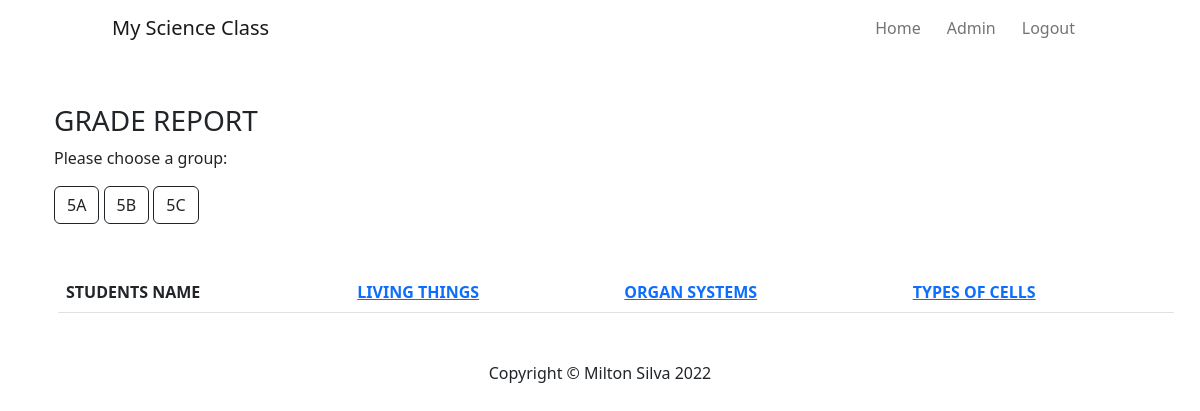
Page /report (signed in) on the earlier database version.
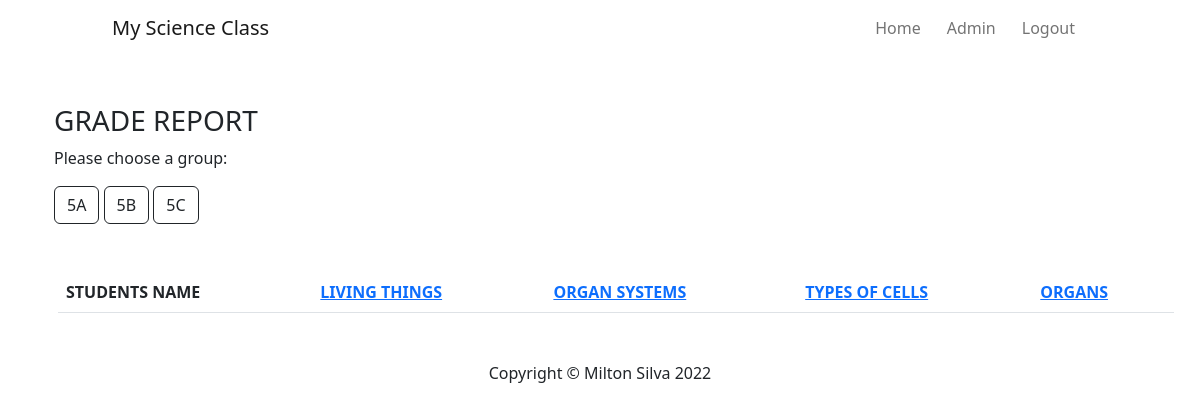
Same page on the later database version.
### databases.py (models this page shows)
class Activity(db.Model):
    __tablename__ = "activities"
    id = db.Column(db.Integer, primary_key=True)
    activity_name = db.Column(db.String(100), nullable=False)
    rubric_id = db.Column(db.Integer, db.ForeignKey("rubrics.id"))
    rubric = relationship("Rubric", back_populates="activity")
    goal_id = db.Column(db.String(15), db.ForeignKey("goals.code"))
    goal = relationship("Goal", back_populates="activity")
    item_grade = relationship("ItemGrade", back_populates="activity")
    activity_grade = relationship("ActivityGrade", back_populates="activity")

### main.py (the view)
@app.route("/report")
@login_required
@admin_only
def grades_report():
    activities_data = Activity.query.all()
    activities = [activity for activity in activities_data]
    return render_template('report.html', current_user=current_user, headers=activities)

### main.py (called while the page is built)
@login_manager.user_loader
def load_user(user_id):
    return User.query.get(int(user_id))

def admin_only(f):
    @wraps(f)
    def decorated_function(*args, **kwargs):
        if current_user.group != "ADMIN":
            return abort(403)
        return f(*args, **kwargs)
    return decorated_function

### templates/report.html (shortened to what this page needs)
{% extends 'base.html' %}
{% import "bootstrap/wtf.html" as wtf %}
{% block page_content %}
<div class="container mt-5">
    <h3>GRADE REPORT</h3>
    <p>Please choose a group: </p>
    <a href="{{ url_for('report_per_group', group='5A') }}"><button type="button" class="btn btn-outline-dark">5A</button></a>
    <a href="{{ url_for('report_per_group', group='5B') }}"><button type="button" class="btn btn-outline-dark">5B</button></a>
    <a href="{{ url_for('report_per_group', group='5C') }}"><button type="button" class="btn btn-outline-dark">5C</button></a>
</div>
<div class="mt-5">
    <table class="table table-hover">
        <thead>
            <tr class="table__header">
                <th class="table__cell">STUDENTS NAME</th>
                {% for header in headers %}
                <th class="table__cell"><a href="{{ url_for('grade_activity', activity_id=header.id) }}">{{ header.activity_name.upper() }}</a></th>
                {% endfor %}
            </tr>
        </thead>
    </table>
</div>
{% include "footer.html" %}
{% endblock %}

Differences in the rows shown:
added Activity: activity_name "ORGANS"
